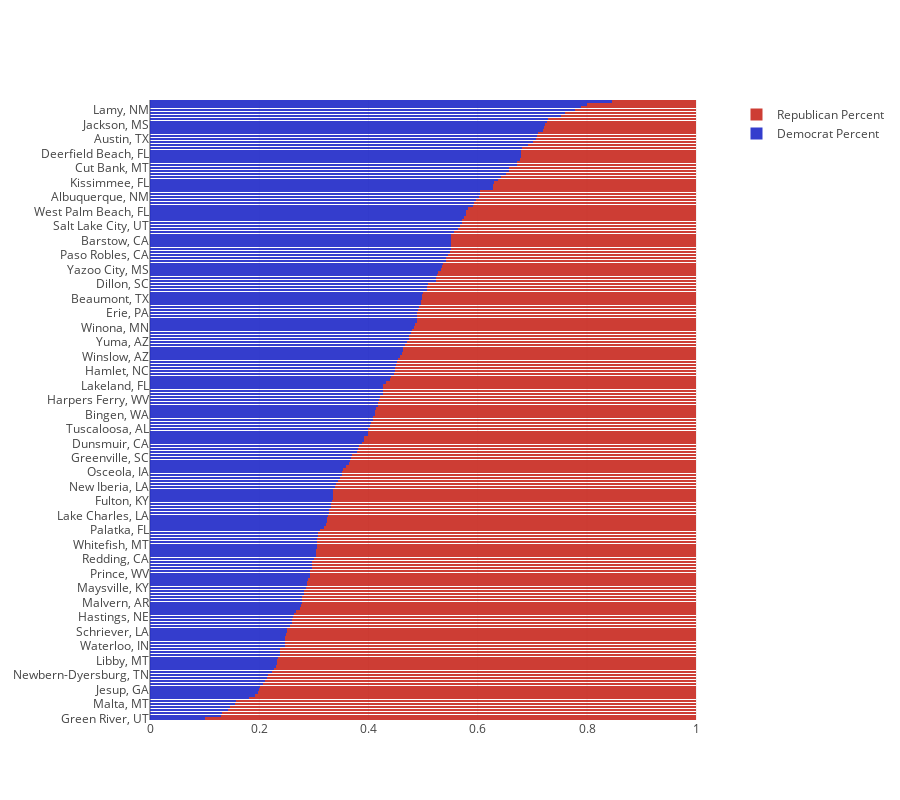

The code cell stored with this chart in its notebook:
### Code cell
dems = plt_graph.Bar(
    y=final_df['city'],
    x=final_df['per_dem'] / (final_df['per_dem'] + final_df['per_gop']),
    name='Democrat Percent',
    orientation = 'h',
    marker = dict(
        color = 'rgba(30, 40, 200, 0.9)'
    )
)

reps = plt_graph.Bar(
    y=final_df['city'],
    x=final_df['per_gop'] / (final_df['per_dem'] + final_df['per_gop']),
    name='Republican Percent',
    orientation = 'h',
    marker = dict(
        color = 'rgba(200, 40, 30, 0.9)'
    )
)

layout = plt_graph.Layout(
    barmode='stack',
    height=800,
    margin=plt_graph.Margin(
        l=150
    )
)

fig = plt_graph.Figure(data=[dems, reps], layout=layout)

plt.iplot(fig)

### Figure 1 — Plotly figure (JSON) as saved in the notebook; plotly's stock layout.template omitted (floating-point values rounded to 4 significant figures; data arrays with more than 128 entries replaced by an {"elided": "..."} marker saying what was removed)
{"data": [{"marker": {"color": "rgba(30, 40, 200, 0.9)"}, "name": "Democrat Percent", "orientation": "h", "type": "bar", "x": {"elided": "214 float values"}, "y": {"elided": "214 str values"}}, {"marker": {"color": "rgba(200, 40, 30, 0.9)"}, "name": "Republican Percent", "orientation": "h", "type": "bar", "x": {"elided": "214 float values"}, "y": {"elided": "214 str values"}}], "layout": {"barmode": "stack", "height": 800, "margin": {"l": 150}}}
